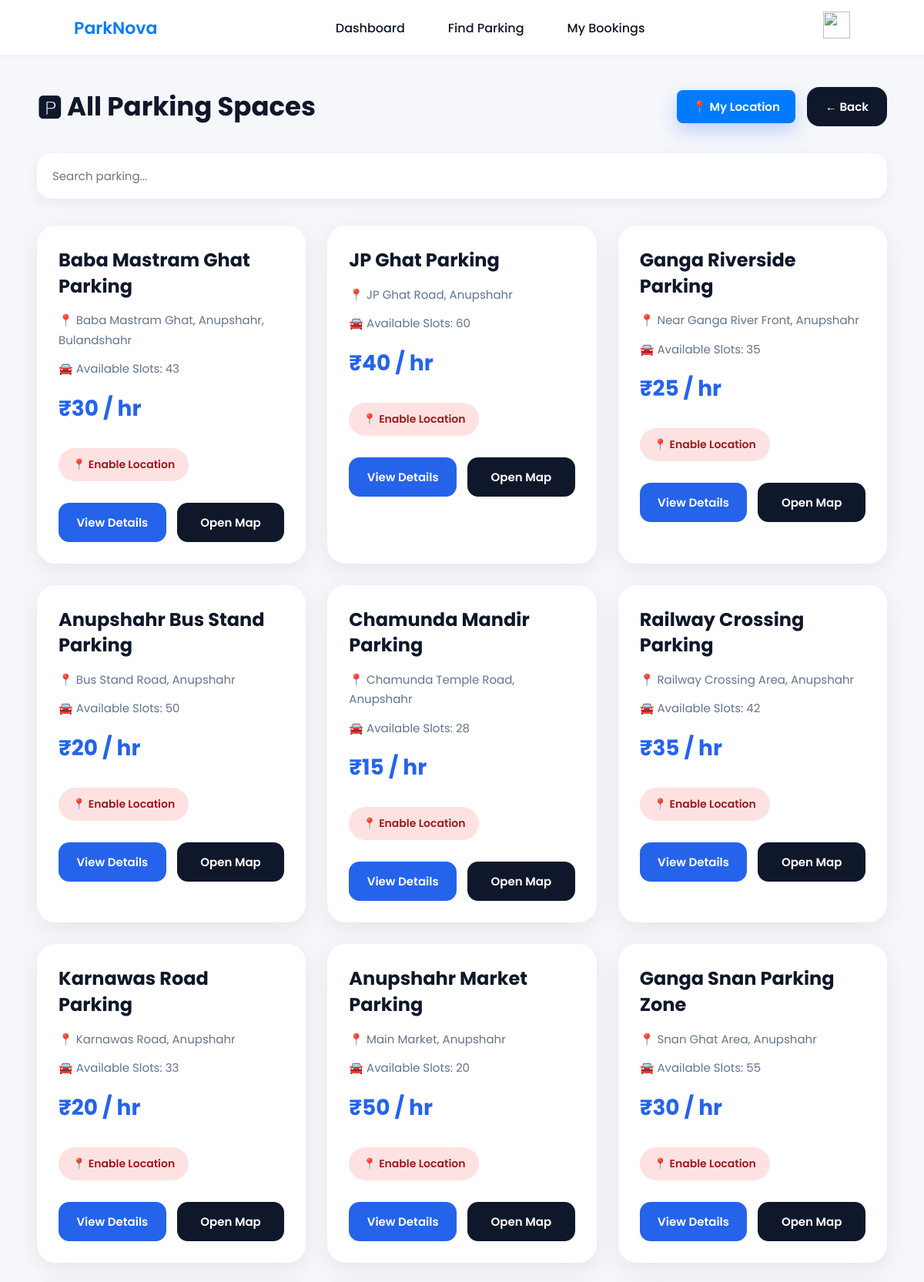
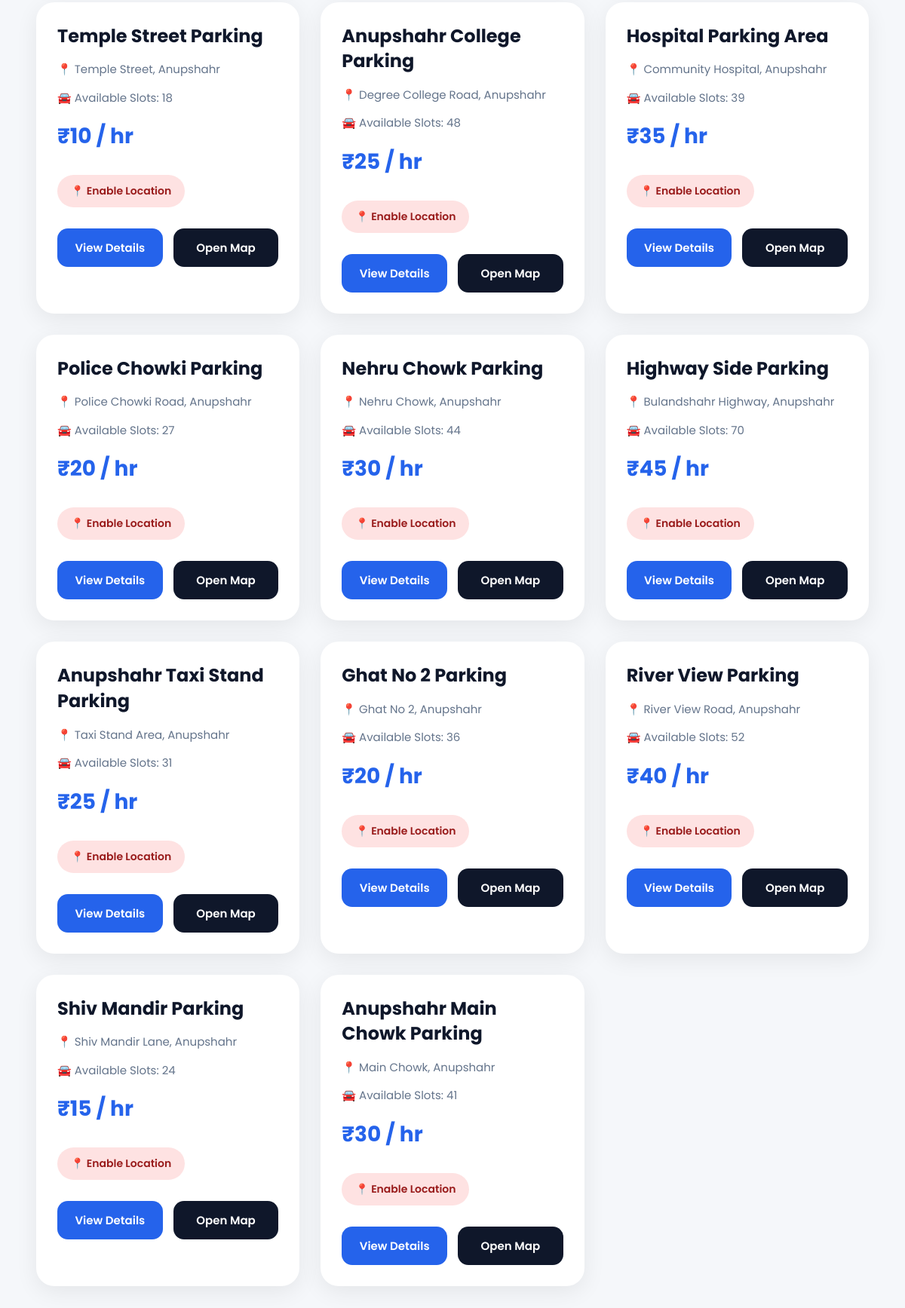
The app's page /all-parking/ (signed in, upper part) with its own data (2 pictures, top to bottom).
### myapp/models.py (models this page shows, shortened)
class Parking(models.Model):
    name = models.CharField(max_length=100)
    address = models.CharField(max_length=200)
    price = models.IntegerField()
    available_slots = models.IntegerField(default=0)
    latitude = models.FloatField()
    longitude = models.FloatField()

### myapp/views.py (the view, shortened to what this page needs)
# urls.py: path('all-parking/', views.all_parkings, name='all_parking'),
@login_required(login_url='login')
def all_parkings(request):
    parkings = Parking.objects.all()
    user_lat = request.GET.get("lat")
    user_lng = request.GET.get("lng")
    parking_list = []
    for p in parkings:
        distance = None
        parking_list.append({
            "id": p.id,
            "name": p.name,
            "address": p.address,
            "price": p.price,
            "available_slots": p.available_slots,
            "latitude": p.latitude,
            "longitude": p.longitude,
            "distance":
            round(distance, 2)
            if distance is not None
            else None
        })
    parking_list.sort(
        key=lambda x:
        x["distance"]
        if x["distance"] is not None
        else 999999
    )
    return render(
        request,
        "all_parkings.html",
        {
            "parkings": parking_list
        }
    )

### myapp/templates/all_parkings.html (shortened to what this page needs)
{% load static %}
<!DOCTYPE html>
<html lang="en">
<head>
    <link rel="stylesheet"
          href="{% static 'css/all_parkings-style.css' %}">
</head>
<body>
{% include 'nav2.html' %}
<div class="container">
    <div class="topbar">
        <h2>
            🅿 All Parking Spaces
        </h2>
        <div class="top-actions">
            <button class="btn"
                    onclick="getLocation()">
                📍 My Location
            </button>
            <a href="{% url 'find_parking' %}"
               class="back-btn">
                ← Back
            </a>
        </div>
    </div>
    <div class="search-box">
        <input type="text"
               id="searchInput"
               placeholder="Search parking..."
               onkeyup="filterCards()">
    </div>
    <div class="grid">
        {% for p in parkings %}
        <div class="card">
            <h3 class="name">
                {{ p.name }}
            </h3>
            <p class="meta">
                📍 {{ p.address|default:"Address not available" }}
            </p>
            <p class="meta">
                🚘 Available Slots:
                {{ p.available_slots }}
            </p>
            <p class="price">
                ₹{{ p.price }} / hr
            </p>
            {% if p.distance %}
                <p class="distance">
                    📍 {{ p.distance|floatformat:2 }} KM Away
                </p>
            {% else %}
                <p class="distance2">
                    📍 Enable Location
                </p>
            {% endif %}
            <div class="btns">
                <a href="{% url 'parking_detail' p.id %}"
                   class="view-btn">
                    View Details
                </a>
                <a href="https://www.google.com/maps?q={{p.latitude}},{{p.longitude}}"
                   target="_blank"
                   class="map-btn">
                    Open Map
                </a>
            </div>
        </div>
        {% endfor %}
    </div>
</div>
{% include 'footer.html' %}
</body>
</html>

### myapp/static/css/all_parkings-style.css (style rules this page uses)
* { margin:0; padding:0; box-sizing:border-box; font-family:'Poppins',sans-serif; }
body { background:#f1f5f9; overflow-x:hidden; }
.container { width:92%; max-width:1400px; margin:auto; padding:40px 0 60px; }
.topbar { display:flex; justify-content:space-between; align-items:center; gap:20px; margin-bottom:35px; flex-wrap:wrap; }
.topbar h2 { font-size:34px; font-weight:700; color:#0f172a; }
.top-actions { display:flex; align-items:center; gap:15px; flex-wrap:wrap; }
.btn { background:linear-gradient( 135deg, #2563eb, #1d4ed8 ); color:white; border:none; padding:14px 26px; border-radius:16px; cursor:pointer; font-size:15px; font-weight:600; transition:0.3s ease; box-shadow: 0 10px 25px rgba(37,99,235,0.25); }
.back-btn { text-decoration:none; background:#0f172a; color:white; padding:14px 24px; border-radius:16px; font-size:15px; font-weight:600; transition:0.3s ease; }
.search-box { margin-bottom:35px; }
.search-box input { width:100%; padding:18px 20px; border:none; border-radius:18px; background:white; box-shadow: 0 5px 18px rgba(0,0,0,0.06); outline:none; font-size:15px; transition:0.3s; }
.grid { display:grid; grid-template-columns: repeat(auto-fit,minmax(320px,1fr)); gap:28px; }
.card { background:white; border-radius:24px; padding:28px; transition:0.35s ease; overflow:hidden; box-shadow: 0 8px 30px rgba(0,0,0,0.07); }
.name { font-size:24px; font-weight:700; color:#0f172a; margin-bottom:15px; line-height:1.4; }
.meta { color:#64748b; font-size:15px; margin-bottom:12px; line-height:1.7; }
.price { font-size:28px; font-weight:700; color:#2563eb; margin:18px 0; }
.distance2 { display:inline-block; padding:11px 18px; border-radius:40px; background:#fee2e2; color:#991b1b; font-size:14px; font-weight:600; margin-top:12px; }
.btns { display:flex; gap:14px; margin-top:28px; flex-wrap:wrap; }
.view-btn, .map-btn { flex:1; min-width:130px; text-align:center; text-decoration:none; padding:14px; border-radius:14px; font-size:15px; font-weight:600; transition:0.3s ease; }
.view-btn { background:#2563eb; color:white; }
.map-btn { background:#0f172a; color:white; }

### myapp/static/css/nav2-style.css (style rules this page uses)
* { margin: 0; padding: 0; box-sizing: border-box; font-family: 'Poppins', sans-serif; }

### myapp/static/css/navbar-style.css (style rules this page uses)
:root { --primary: #007bff; --primary-dark: #0056b3; --bg: #f8fafc; --card: #ffffff; --text: #1e293b; --muted: #64748b; --border: #e2e8f0; }
* { margin: 0; padding: 0; box-sizing: border-box; font-family: 'Poppins', sans-serif; }
body { background: #f5f7fa; }
.btn { background: var(--primary); color: white; border: none; padding: 10px 20px; border-radius: 8px; cursor: pointer; transition: 0.25s; }

### records on screen
Parking: name "Baba Mastram Ghat Parking", address "Baba Mastram Ghat, Anupshahr, Bulandshahr"
Parking: name "JP Ghat Parking", address "JP Ghat Road, Anupshahr"
Parking: name "Ganga Riverside Parking", address "Near Ganga River Front, Anupshahr"
Parking: name "Anupshahr Bus Stand Parking", address "Bus Stand Road, Anupshahr"
Parking: name "Chamunda Mandir Parking", address "Chamunda Temple Road, Anupshahr"
Parking: name "Railway Crossing Parking", address "Railway Crossing Area, Anupshahr"
Parking: name "Karnawas Road Parking", address "Karnawas Road, Anupshahr"
Parking: name "Anupshahr Market Parking", address "Main Market, Anupshahr"
Parking: name "Ganga Snan Parking Zone", address "Snan Ghat Area, Anupshahr"
Parking: name "Temple Street Parking", address "Temple Street, Anupshahr"
Parking: name "Anupshahr College Parking", address "Degree College Road, Anupshahr"
Parking: name "Hospital Parking Area", address "Community Hospital, Anupshahr"
Parking: name "Police Chowki Parking", address "Police Chowki Road, Anupshahr"
Parking: name "Nehru Chowk Parking", address "Nehru Chowk, Anupshahr"
Parking: name "Highway Side Parking", address "Bulandshahr Highway, Anupshahr"
Parking: name "Anupshahr Taxi Stand Parking", address "Taxi Stand Area, Anupshahr"
Parking: name "Ghat No 2 Parking", address "Ghat No 2, Anupshahr"
Parking: name "River View Parking", address "River View Road, Anupshahr"
Parking: name "Shiv Mandir Parking", address "Shiv Mandir Lane, Anupshahr"
Parking: name "Anupshahr Main Chowk Parking", address "Main Chowk, Anupshahr"

### other values on screen
{{ p.available_slots }} "43" "60" "35" "50" "28" "42" "33" "20" "55" "18" "48" "39" "27" "44" "70" "31" "36" "52" "24" "41"
{{ p.price }} "30" "40" "25" "20" "15" "35" "20" "50" "30" "10" "25" "35" "20" "30" "45" "25" "20" "40" "15" "30"
